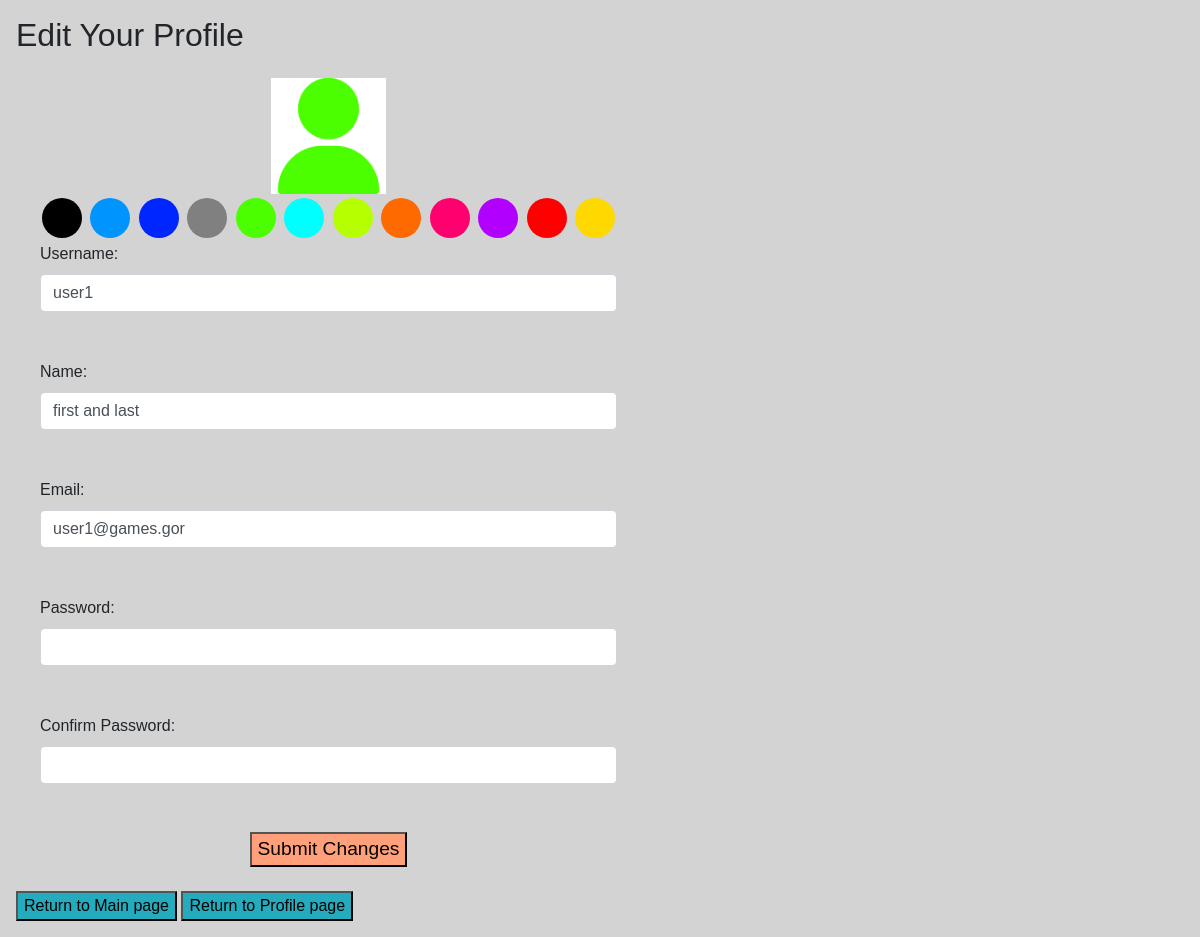
/editprofile/ (signed in), run on an earlier commit of the app's database.
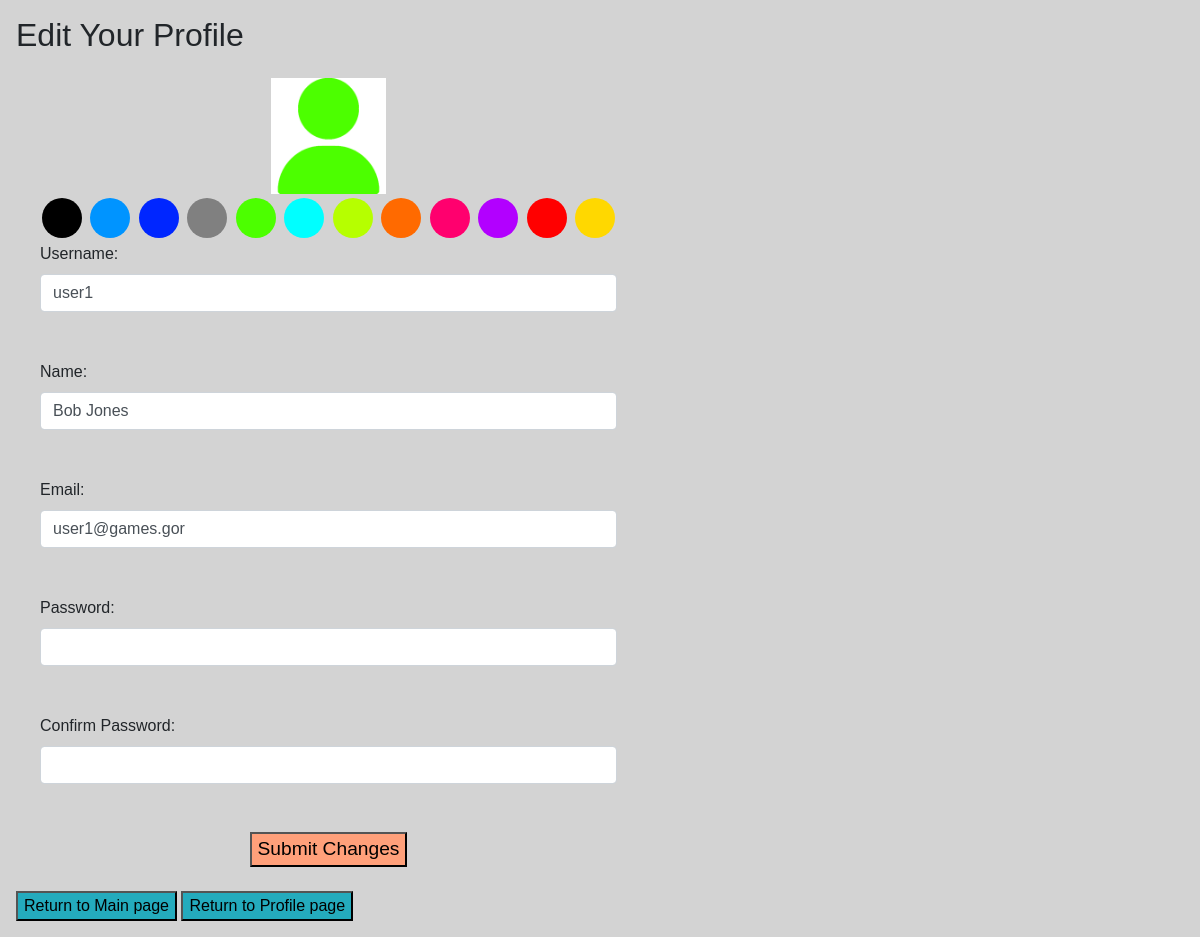
And on a later commit of the database.
### tables this page shows
CREATE TABLE Users (
                id INTEGER PRIMARY KEY AUTOINCREMENT,
                username TEXT,
                name TEXT,
                email TEXT,
                passwordhash TEXT,
                performanceRating INTEGER,
                wins INTEGER,
                losses INTEGER,
                totGamesPlayed INTEGER,
                icon TEXT
            );

### Tirzahserver.py (the view)
@app.route("/editprofile/", methods=["GET"])
def get_edit_profile_page():
    curr_uid = session.get("uid")
    regdb = get_db()
    c = get_db().cursor()
    profileData = dict()
    profileData['username'] = c.execute('SELECT username FROM Users WHERE id=?;', (curr_uid,)).fetchone()[0]
    profileData['name'] = c.execute('SELECT name FROM Users WHERE id=?;', (curr_uid,)).fetchone()[0]
    print(profileData['name'])
    profileData['email'] = c.execute('SELECT email FROM Users WHERE id=?;', (curr_uid,)).fetchone()[0]
    profileData['icon'] = c.execute('SELECT icon FROM Users WHERE id=?;', (curr_uid,)).fetchone()[0]
    return render_template("editProfile.html", profileData=profileData)

### Tirzahserver.py (called while the page is built)
def get_db():
    db = getattr(g, '_database', None)
    if db is None:
        db = g._database = sqlite3.connect(dbpath)
    return db

@app.teardown_appcontext
def close_connection(exception):
    db = getattr(g, '_database', None)
    if db is not None:
        db.close()

### templates/editProfile.html (shortened to what this page needs)
<!DOCTYPE html>
<html lang="">
    <head>
        <link rel="stylesheet" href="https://maxcdn.bootstrapcdn.com/bootstrap/4.5.2/css/bootstrap.min.css">
        <link rel="stylesheet" type="text/css" href="../static/styles/register.css"/>
    </head>
    <body>
        <div>
            <h2 id="title">Edit Your Profile</h2>
        </div>
        <div class = "m-4 form-group row">
            <form action = "http://localhost:5000/editprofile/" method = "POST">
                <div class="profile">
                    <div>
                        <img src="../static/userIcon/{{ profileData.icon }}" width="20%" height="20%" id="Uicon">
                    </div>
                    <div id="Ilist">
                        <button class="icons" type="button" id="black" style=" background-color: black;"> </button>
                        <button class="icons" type="button" id="Blue" style=" background-color: #0094FF;"> </button>
                        <button class="icons" type="button" id="darkBlue" style=" background-color: #0026FF;"> </button>
                        <button class="icons" type="button" id="gray" style=" background-color: #808080;"> </button>
                        <button class="icons" type="button" id="green" style=" background-color: #4cff00;"> </button>
                        <button class="icons" type="button" id="lightBlue" style=" background-color: #00FFFF;"> </button>
                        <button class="icons" type="button" id="lightGreen" style=" background-color: #B6FF00;"> </button>
                        <button class="icons" type="button" id="orange" style=" background-color: #FF6A00;"> </button>
                        <button class="icons" type="button" id="pink" style=" background-color: #FF006E;"> </button>
                        <button class="icons" type="button" id="purple" style=" background-color: #B200FF;"> </button>
                        <button class="icons" type="button" id="red" style=" background-color: red;"> </button>
                        <button class="icons" type="button" id="yellow" style=" background-color: #ffd800;"> </button>
                    </div>
                </div>
            <div class="col-xs-2">
                <label for = "f-username"> Username: </label>
                <input class = "form-control" type = "text" id = "username"
                name = "username" value="{{ profileData.username }}"><br><br>
            </div>
            <div  class="col-xs-2">
                <label for = "f-name"> Name: </label>
                <input class = "form-control" type = "text" id = "name"
                name = "name" value="{{ profileData.name }}"><br><br>
            </div>
            <div  class="col-xs-2">
                <label for = "f-email"> Email: </label>
                <input class = "form-control" type = "text" id = "email"
                name = "email" value="{{ profileData.email }}"><br><br>
            </div>
            <div  class="col-xs-2">
                <label for = "f-password"> Password: </label>
                <input class = "form-control" type = "password" id = "password"
                name = "password"><br><br>
            </div>
            <div  class="col-xs-2">
                <label for = "Confirm-Password"> Confirm Password: </label>
                <input class = "form-control" type = "password"
                    id = "confirm-password" name = "confirm-password"><br><br>
            </div>
            <div id="SbtnDiv" class="col-xs-2">
                <button class = "Sbutton" type="submit" formmethod="post"> Submit Changes </button>
            </div>
            </form>
            </div>
        <footer>
            <a href="/mainpage/"><button class="returnbtn">Return to Main page</button></a>
            <a href="/profilepage/"><button class="returnbtn">Return to Profile page</button></a>
        </footer>
    </body>
</html>

What changed in the data, as far as the page shows it:
changed Users "user1": name "first and last" → "Bob Jones"
